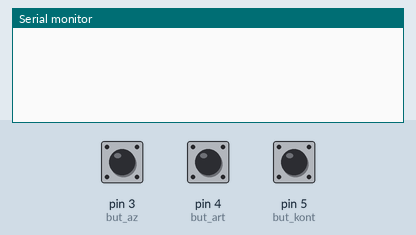
Recording of a sketch running on a simulated Arduino Uno, built with avr-gcc and run on an emulated ATmega328P. Shown: the last lines printed to the serial monitor. The inputs (shaded band) are chosen by the test bench; at power-on: pin 5 (but_kont) LOW, pin 3 (but_az) LOW, pin 4 (but_art) LOW. Random numbers use the default seed unless the sketch sets one.

Above: at 1.2 s.
1.3 s: pin 5 (but_kont) pulled HIGH for 0.15 s
At 1.9 s:
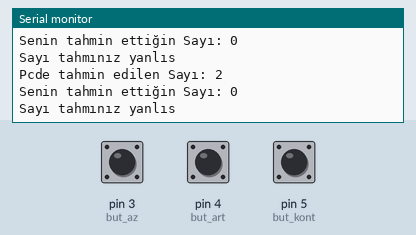
2.9 s: pin 5 (but_kont) pulled HIGH for 1 s
At 5.0 s:
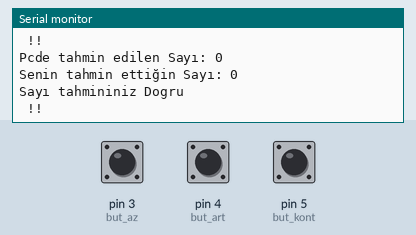
5.4 s: pin 5 (but_kont) driven HIGH
At 5.53 s:
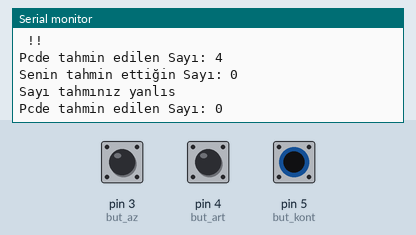
8.4 s: pin 3 (but_az) pulled HIGH for 3.2 s
14.6 s: pin 4 (but_art) pulled HIGH for 3.2 s
20.8 s: pin 3 (but_az) pulled HIGH for 3.2 s
Timing chart, 0 to 23.8 s (numbered marks = the images above; inputs shaded):
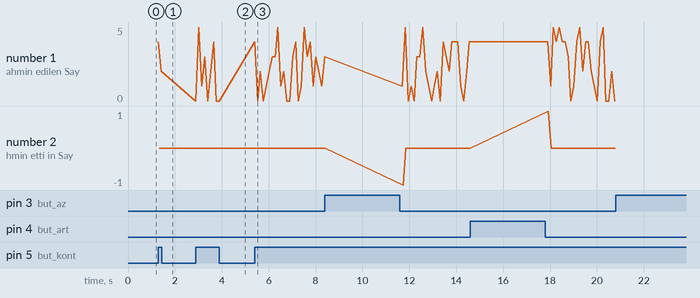

The sketch:

sketch_jan29a.ino
```cpp
byte but_az=3;
byte but_art=4;
byte but_kont=5;

byte rastgele_sayi;
int sayac=0;
void setup() {
   Serial.begin(9600);
   pinMode(but_az,INPUT);
   pinMode(but_art,INPUT);
   pinMode(but_kont,INPUT);


}
void loop() {

 rastgele_sayi=random(6);
 if(digitalRead(but_az)==1)
 {
  while(digitalRead(but_az)==1);
  sayac--;
  delay(100);
 }
 else if(digitalRead(but_art)==1)
 {
  while(digitalRead(but_art)==1);
  sayac++;
  delay(100);
 }
 else if(digitalRead(but_kont)==1)
 {
  Serial.print("Pcde tahmin edilen Sayı: ");
  Serial.println(rastgele_sayi);
  Serial.print("Senin tahmin ettiğin Sayı: ");
  Serial.println(sayac);
   if(sayac==rastgele_sayi)
   {
     Serial.println("Sayı tahmininiz Dogru \n !!");
     sayac=0;
   }
   else
   {
     Serial.println("Sayı tahmınız yanlıs\n");
      sayac=0;
   }

   delay(100);

 }
}
```

Measured:
- after the input at 1.3 s, the serial monitor: prints a new line at once (image 1)
- after the input at 2.9 s, the serial monitor: prints a new line at once (image 2)
